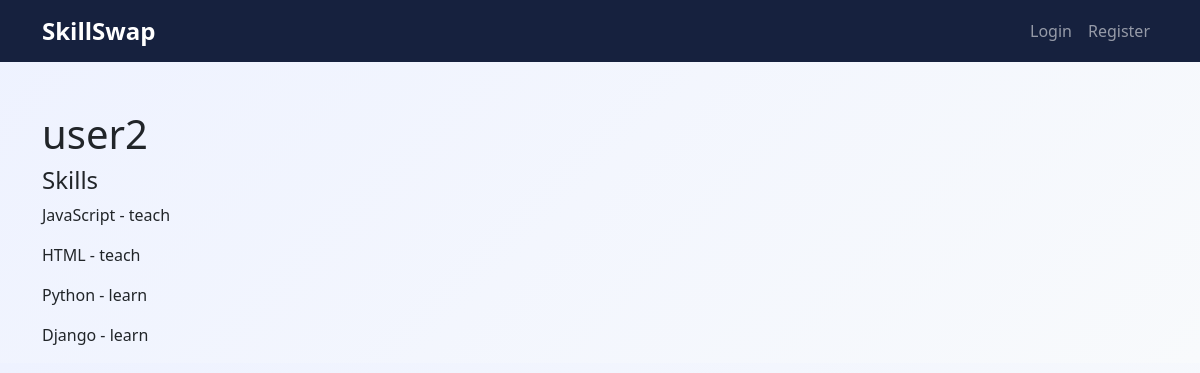
/accounts/profile/8/, run on the app's committed database.
### accounts/models.py (models this page shows, shortened)
class User(AbstractUser):
    bio = models.TextField(blank=True)
    profile_picture = models.ImageField(
        upload_to='profile_pictures/',
        blank=True,
        null=True
    )
    location = models.CharField(
        max_length=100,
        blank=True
    )

### skills/models.py (models this page shows, shortened)
class UserSkill(models.Model):
    user = models.ForeignKey(
        settings.AUTH_USER_MODEL,
        on_delete=models.CASCADE
    )
    skill = models.ForeignKey(
        Skill,
        on_delete=models.CASCADE
    )
    TEACH = 'teach'
    LEARN = 'learn'
    TYPE_CHOICES = [
        (TEACH, 'Teach'),
        (LEARN, 'Learn'),
    ]
    skill_type = models.CharField(
        max_length=10,
        choices=TYPE_CHOICES
    )

class Skill(models.Model):
    CATEGORY_CHOICES = [
        ('Programming', 'Programming'),
        ('Math', 'Math'),
        ('Science', 'Science'),
        ('Language', 'Language'),
        ('Business', 'Business'),
        ('Design', 'Design'),
    ]
    name = models.CharField(
        max_length=100
    )
    category = models.CharField(
        max_length=50,
        choices=CATEGORY_CHOICES,
        default='Programming'
    )
    def __str__(self):
        return self.name

### accounts/views.py (the view)
def public_profile(request, user_id):
    User = get_user_model()
    profile_user = get_object_or_404(
        User,
        id=user_id
    )
    skills = UserSkill.objects.filter(
        user=profile_user
    )
    return render(
        request,
        'accounts/public_profile.html',
        {
            'profile_user': profile_user,
            'skills': skills
        }
    )

### templates/accounts/public_profile.html
{% extends 'base.html' %}
{% block content %}
<div class="profile-card">
<h1>{{ profile_user.username }}</h1>
<h4>Skills</h4>
{% for skill in skills %}
<p>{{ skill.skill }} - {{ skill.skill_type }}</p>
{% endfor %}
</div>
{% endblock %}

### static/css/style.css (style rules this page uses)
body { background: #f5f7fb; font-family: 'Segoe UI', sans-serif; }
body { background: linear-gradient( 135deg, #eef2ff, #f8fafc); }

### data on the page
User: username "user2"
UserSkill: skill "JavaScript", skill_type "teach"
UserSkill: skill "HTML", skill_type "teach"
UserSkill: skill "Python", skill_type "learn"
UserSkill: skill "Django", skill_type "learn"
